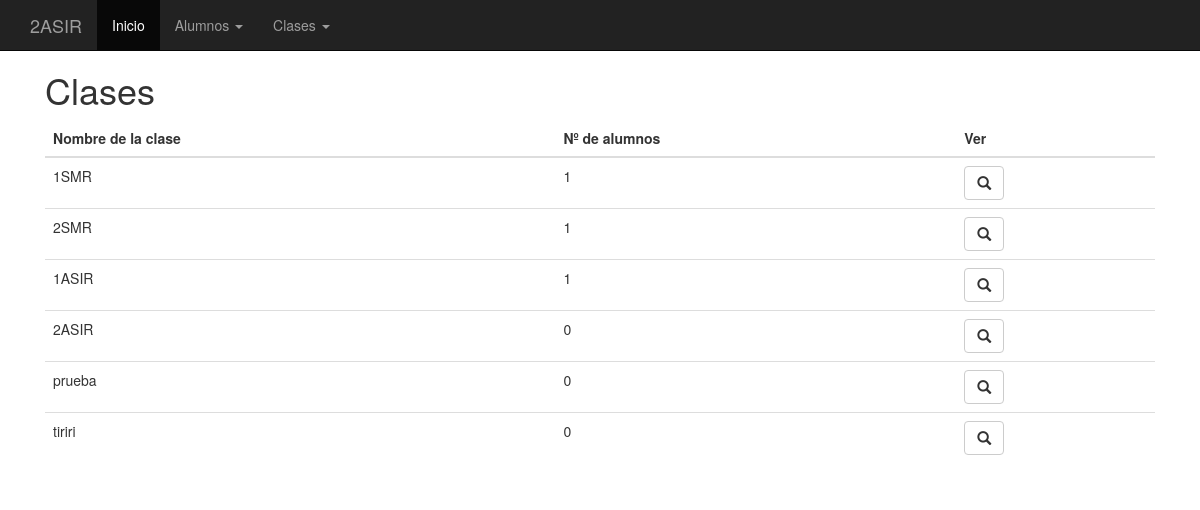
Page /lista_clases.php (signed in) on the committed database.
### tables this page shows
CREATE TABLE `clases` (
  `id` int(11) unsigned NOT NULL AUTO_INCREMENT,
  `nombre` varchar(140) NOT NULL DEFAULT '',
  PRIMARY KEY (`id`)
);

### php/bd.php (called while the page is built, shortened)
<?php
  include_once "ez_sql_core.php";
  include_once "ez_sql_mysql.php";
class Bd
{
  public  $conexion;
  private $usuario      = 'root';
  private $password     = 'root';
  private $base_datos   = 'alumnos';
  function __construct()
  {
    $this->conexion = new ezSQL_mysql($this->usuario, $this->password, $this->base_datos,'localhost');
  }
  function get_clases(){
    $consulta = "select * from clases";
    $clases = $this->conexion->get_results($consulta);
    return $clases;
  }
  function get_nalumnos_clase($idClase){
    $consulta = "select count(*) from alumnos where clase=$idClase";
    $nAlumnos = $this->conexion->get_var($consulta);
    return $nAlumnos;
  }
}
?>

### php/ez_sql_mysql.php (called while the page is built, shortened)
<?php
	$ezsql_mysql_str = array
	(
		1 => 'Require $dbuser and $dbpassword to connect to a database server',
		2 => 'Error establishing mySQL database connection. Correct user/password? Correct hostname? Database server running?',
		3 => 'Require $dbname to select a database',
		4 => 'mySQL database connection is not active',
		5 => 'Unexpected error while trying to select database'
	);
	class ezSQL_mysql extends ezSQLcore
	{
		var $encoding = false;
		function ezSQL_mysql($dbuser='', $dbpassword='', $dbname='', $dbhost='localhost', $encoding='')
		{
			$this->dbuser = $dbuser;
			$this->dbpassword = $dbpassword;
			$this->dbname = $dbname;
			$this->dbhost = $dbhost;
			$this->encoding = $encoding;
		}
		function connect($dbuser='', $dbpassword='', $dbhost='localhost')
		{
			global $ezsql_mysql_str; $return_val = false;
			if ( ! $dbuser )
			{
				$this->register_error($ezsql_mysql_str[1].' in '.__FILE__.' on line '.__LINE__);
				$this->show_errors ? trigger_error($ezsql_mysql_str[1],E_USER_WARNING) : null;
			}
			else if ( ! $this->dbh = @mysql_connect($dbhost,$dbuser,$dbpassword,true,131074) )
			{
				$this->register_error($ezsql_mysql_str[2].' in '.__FILE__.' on line '.__LINE__);
				$this->show_errors ? trigger_error($ezsql_mysql_str[2],E_USER_WARNING) : null;
			}
			else
			{
				$return_val = true;
			}
			return $return_val;
		}
		function select($dbname='', $encoding='')
		{
			global $ezsql_mysql_str; $return_val = false;
			if ( ! $dbname )
			{
				$this->register_error($ezsql_mysql_str[3].' in '.__FILE__.' on line '.__LINE__);
				$this->show_errors ? trigger_error($ezsql_mysql_str[3],E_USER_WARNING) : null;
			}
			else if ( ! $this->dbh )
			{
				$this->register_error($ezsql_mysql_str[4].' in '.__FILE__.' on line '.__LINE__);
				$this->show_errors ? trigger_error($ezsql_mysql_str[4],E_USER_WARNING) : null;
			}
			else if ( !@mysql_select_db($dbname,$this->dbh) )
			{
				if ( !$str = @mysql_error($this->dbh))
					  $str = $ezsql_mysql_str[5];
				$this->register_error($str.' in '.__FILE__.' on line '.__LINE__);
				$this->show_errors ? trigger_error($str,E_USER_WARNING) : null;
			}
			else
			{
				if ( $encoding == '') $encoding = $this->encoding;
				$return_val = true;
			}
			return $return_val;
		}
		function query($query)
		{
			$return_val = 0;
			$query = trim($query);
			$this->result = @mysql_query($query,$this->dbh);
			if ( preg_match("/^(insert|delete|update|replace|truncate|drop|create|alter|set|lock|unlock)\s+/i",$query) )
			{
				$is_insert = true;
				$this->rows_affected = @mysql_affected_rows($this->dbh);
				if ( preg_match("/^(insert|replace)\s+/i",$query) )
				{
					$this->insert_id = @mysql_insert_id($this->dbh);
				}
				$return_val = $this->rows_affected;
			}
			else
			{
				$is_insert = false;
				$i=0;
				$num_rows=0;
				while ( $row = @mysql_fetch_object($this->result) )
				{
					$num_rows++;
				}
				$this->num_rows = $num_rows;
				$return_val = $this->num_rows;
			}
			return $return_val;
		}
	}

### php/ez_sql_core.php (called while the page is built, shortened)
<?php
	class ezSQLcore
	{
		var $timers           = array();
		function flush()
		{
			$this->last_result = null;
		}
		function get_var($query=null,$x=0,$y=0)
		{
			if ( $query )
			{
				$this->query($query);
			}
			if ( $this->last_result[$y] )
			{
				$values = array_values(get_object_vars($this->last_result[$y]));
			}
			return (isset($values[$x]) && $values[$x]!=='')?$values[$x]:null;
		}
		function get_results($query=null, $output = OBJECT)
		{
			if ( $query )
			{
				$this->query($query);
			}
			if ( $output == OBJECT )
			{
				return $this->last_result;
			}
		}
		function timer_get_cur()
		{
			list($usec, $sec) = explode(" ",microtime());
			return ((float)$usec + (float)$sec);
		}
		function timer_start($timer_name)
		{
			$this->timers[$timer_name] = $this->timer_get_cur();
		}
		function timer_elapsed($timer_name)
		{
			return round($this->timer_get_cur() - $this->timers[$timer_name],2);
		}
	}

### lista_clases.php (the view, shortened to what this page needs)
<?php include_once "php/header.php"; ?>
<?php
  include_once "php/bd.php";
  $bd = new Bd();
  $clases = $bd->get_clases();
?>
    <div class="container">
      <div class="col-sm-12">
        <h1>Clases</h1>
        <table class="table">
          <thead>
            <tr>
              <th>Nombre de la clase</th>
              <th>Nº de alumnos</th>
              <th>Ver</th>
            </tr>
          </thead>
          <tbody>
            <?php foreach ($clases as $clase){ ?>
              <tr>
                <td><?php print $clase->nombre; ?></td>
                <td>
                  <?php
                    $nalumnos = $bd->get_nalumnos_clase($clase->id);
                    print $nalumnos;
                  ?>
                </td>
                <td><a href="detalle_clase.php?id=<?php print $clase->id; ?>" class="btn btn-default"><span class="glyphicon glyphicon-search" aria-hidden="true"></span></a></td>
              </tr>
            <?php } ?>
          </tbody>
        </table>
      </div>
    </div>
<?php include_once "php/footer.php"; ?>

### css/main.css (style rules this page uses)
body { padding-top: 50px; }

### rows in the picture
clases: nombre "1SMR", nalumnos "1"
clases: nombre "2SMR", nalumnos "1"
clases: nombre "1ASIR", nalumnos "1"
clases: nombre "2ASIR", nalumnos "0"
clases: nombre "prueba", nalumnos "0"
clases: nombre "tiriri", nalumnos "0"
